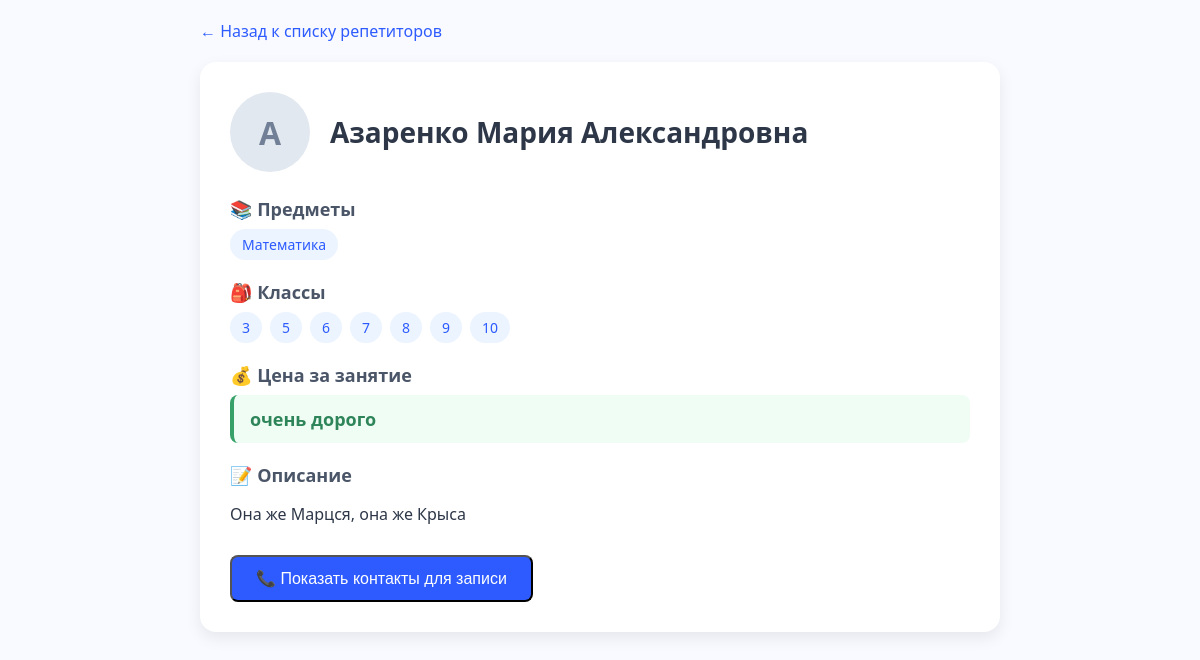
Page /5/ (signed in) on the committed database.
### myapp/models.py (models this page shows, shortened)
class Teacher(models.Model):
	fio = models.CharField("ФИО", max_length=50)
	description = models.TextField("Onиcaниe", null=True, blank=True)
	price = models.TextField("Цена", null=True, blank=True)
	subjects = models.ManyToManyField(Subjects, verbose_name="Учебный предмет")
	klass = models.ManyToManyField(Klass, verbose_name= "Класс")
	phone = models.CharField("Телефон", max_length=20, blank=True, null=True)
	class Meta:
		verbose_name_plural = "Учителя"
		verbose_name = "Учитель"

class Subjects(models.Model):
	name = models.CharField("Учебный предмет", max_length = 50)
	class Meta:
		verbose_name_plural = "Учебные предметы"
		verbose_name = "Учебный предмет"

class Klass(models.Model):
	name = models.CharField("Класс", max_length = 2)
	class Meta:
		verbose_name_plural = "Классы"
		verbose_name = "Класс"

### myapp/views.py (the view)
# urls.py: path('<int:pk>/', TeachersDetailsView.as_view(), name = "teacher_details"),
class TeachersDetailsView(DetailView):
	model = Teacher
	template_name = "teachers/teacher_details.html"
	context_object_name = "teacher"
	def dispatch(self, request, *args, **kwargs):
		if not request.user.is_authenticated:
			return redirect('login')
		return super().dispatch(request, *args, **kwargs)

### myapp/templates/teachers/teacher_details.html (shortened to what this page needs)
<!DOCTYPE html>
<html lang="en">
<head>
</head>
<body>
  <div class="container">
    <a href="{% url 'teachers_list' %}" class="back-link">← Назад к списку репетиторов</a>
    <div class="teacher-profile">
      <div class="teacher-header">
        <div class="avatar">{{ teacher.fio|first }}</div>
        <h1 class="teacher-name">{{ teacher.fio }}</h1>
      </div>
      <div class="section">
        <h3 class="section-title">
          📚 Предметы
        </h3>
        <div class="tag-list">
          {% for subject in teacher.subjects.all %}
            <span class="tag">{{ subject.name }}</span>
          {% endfor %}
        </div>
      </div>
      <div class="section">
        <h3 class="section-title">
          🎒 Классы
        </h3>
        <div class="tag-list">
          {% for klass in teacher.klass.all %}
            <span class="tag">{{ klass.name }}</span>
          {% endfor %}
        </div>
      </div>
      <div class="section">
        <h3 class="section-title">💰 Цена за занятие</h3>
        <div class="price-box">{{ teacher.price }}</div>
      </div>
      <div class="section">
        <h3 class="section-title">📝 Описание</h3>
        <p class="section-content">{{ teacher.description|linebreaks }}</p>
      </div>
      {% if user.is_authenticated %}
          <button id="show-contacts-btn" class="btn">📞 Показать контакты для записи</button>
      {% endif %}
    </div>
  </div>
</body>
</html>

### myapp/templates/teachers/teacher_details.html (style rules this page uses)
body { font-family: 'Segoe UI', Tahoma, Geneva, Verdana, sans-serif; background-color: #F8FAFF; color: #2D3748; margin: 0; padding: 20px; }
.container { max-width: 800px; margin: 0 auto; }
.teacher-profile { background: white; border-radius: 16px; box-shadow: 0 6px 16px rgba(0,0,0,0.08); padding: 30px; margin-bottom: 30px; }
.teacher-header { display: flex; align-items: center; margin-bottom: 25px; }
.avatar { width: 80px; height: 80px; border-radius: 50%; background-color: #e2e8f0; display: flex; align-items: center; justify-content: center; font-size: 32px; color: #718096; margin-right: 20px; font-weight: bold; }
.teacher-name { margin: 0; font-size: 28px; color: #2D3748; }
.section { margin-bottom: 20px; }
.section-title { font-size: 18px; font-weight: 600; color: #4A5568; margin-bottom: 8px; display: flex; align-items: center; }
.section-content { font-size: 16px; line-height: 1.6; color: #2D3748; }
.tag-list { display: flex; flex-wrap: wrap; gap: 8px; margin-top: 8px; }
.tag { background-color: #ebf4ff; color: #2D5BFF; padding: 6px 12px; border-radius: 20px; font-size: 14px; font-weight: 500; }
.price-box { background-color: #f0fdf4; border-left: 4px solid #38a169; padding: 12px 16px; border-radius: 8px; font-weight: 600; font-size: 18px; color: #2F855A; }
.btn { display: inline-block; background-color: #2D5BFF; color: white; padding: 12px 24px; border-radius: 8px; text-decoration: none; font-weight: 500; font-size: 16px; transition: background-color 0.2s; margin-top: 10px; }
.back-link { display: inline-block; margin-bottom: 20px; color: #2D5BFF; text-decoration: none; }

### rows in the picture
Teacher: fio|first "А", fio "Азаренко Мария Александровна", price "очень дорого", description "Она же Марцся, она же Крыса"
Subjects: name "Математика"
Klass: name "3"
Klass: name "5"
Klass: name "6"
Klass: name "7"
Klass: name "8"
Klass: name "9"
Klass: name "10"
